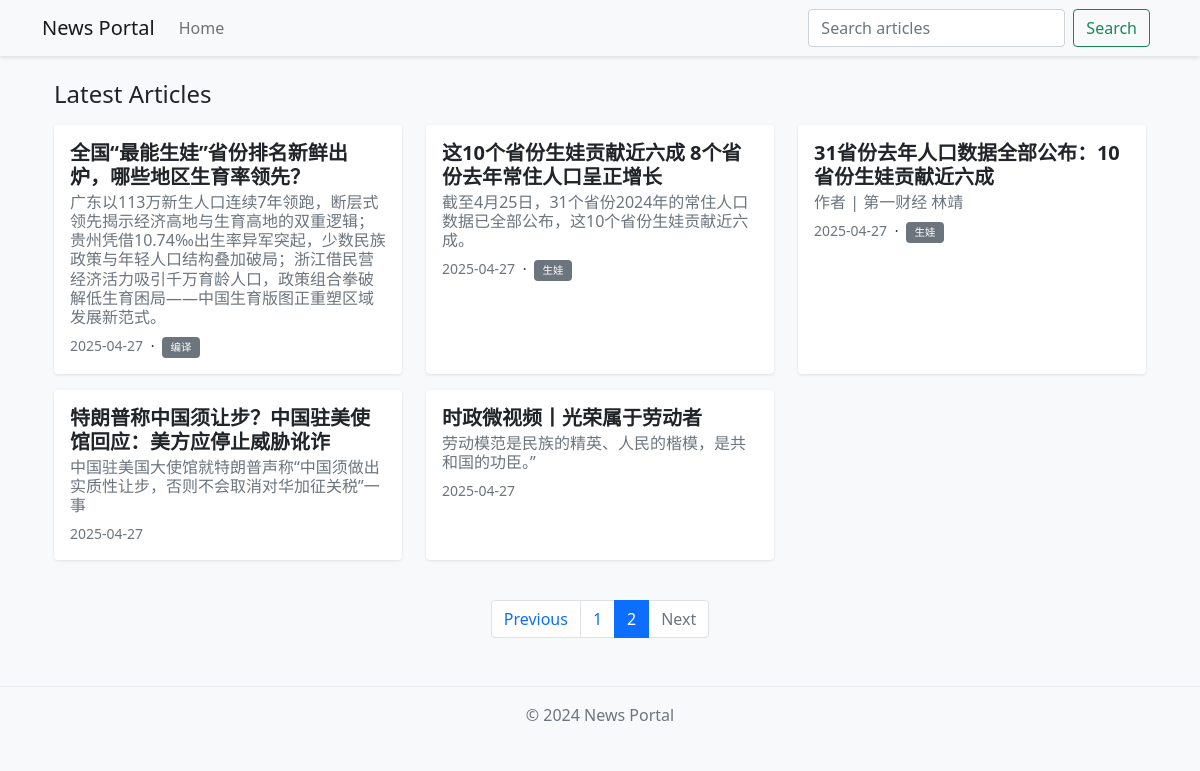
Screenshot of /?page=2 with the database file from the repository.
### app/models.py (models this page shows, shortened)
class Article(db.Model):
    id = db.Column(db.Integer, primary_key=True)
    title = db.Column(db.String(200), nullable=False)
    subtitle = db.Column(db.String(200))
    content = db.Column(db.Text, nullable=False)
    is_published = db.Column(db.Boolean, default=False)
    is_top = db.Column(db.Boolean, default=False)
    is_recommended = db.Column(db.Boolean, default=False)
    created_at = db.Column(db.DateTime, default=datetime.utcnow)
    updated_at = db.Column(
        db.DateTime, default=datetime.utcnow, onupdate=datetime.utcnow
    )
    author_id = db.Column(db.Integer, db.ForeignKey("user.id"))
    tags = db.relationship("Tag", secondary="article_tag", backref="articles")
    images = db.relationship("Image", backref="article", lazy="dynamic")

class Tag(db.Model):
    id = db.Column(db.Integer, primary_key=True)
    name = db.Column(db.String(50), unique=True, nullable=False)
    created_at = db.Column(db.DateTime, default=datetime.utcnow)

### app/main/routes.py (the view)
@bp.route("/")
def index():
    page = request.args.get("page", 1, type=int)
    top_articles = (
        Article.query.filter_by(is_published=True, is_top=True)
        .order_by(Article.created_at.desc())
        .limit(4)
        .all()
    )
    recommended_articles = (
        Article.query.filter_by(is_published=True, is_recommended=True)
        .order_by(Article.created_at.desc())
        .limit(6)
        .all()
    )
    latest_articles = (
        Article.query.filter_by(is_published=True)
        .order_by(Article.created_at.desc())
        .paginate(page=page, per_page=current_app.config["POSTS_PER_PAGE"])
    )
    return render_template(
        "main/index.html",
        top_articles=top_articles,
        recommended_articles=recommended_articles,
        latest_articles=latest_articles.items,
        pagination=latest_articles,
    )

### app/templates/main/index.html (shortened to what this page needs)
{% extends "base.html" %} {% block content %}
<div class="container mt-4">
  <div class="mb-4">
    <h4 class="mb-3">Latest Articles</h4>
    <div class="row">
      {% for article in latest_articles %}
      <div class="col-md-4 mb-3">
        <div
          class="card h-100 text-decoration-none text-dark"
          style="cursor: pointer"
          data-href="{{ url_for('main.article', id=article.id) }}"
        >
          <div class="card-body">
            <h5 class="card-title">
              <a class="text-decoration-none text-dark">
                {{ article.title }}
              </a>
            </h5>
            {% if article.subtitle %}
            <h6 class="card-subtitle mb-2 text-muted">
              {{ article.subtitle }}
            </h6>
            {% endif %}
            <p class="card-text small">
              <span class="text-muted"
                >{{ article.created_at.strftime('%Y-%m-%d') }}</span
              >
              {% if article.tags %}
              <span class="mx-1">·</span>
              {% for tag in article.tags %}
              <a
                href="{{ url_for('main.tag', id=tag.id) }}"
                class="badge bg-secondary text-decoration-none"
                >{{ tag.name }}</a
              >
              {% endfor %} {% endif %}
            </p>
          </div>
        </div>
      </div>
      {% endfor %}
    </div>
    {% if pagination %}
    <nav aria-label="Page navigation" class="mt-4">
      <ul class="pagination justify-content-center">
        {% if pagination.has_prev %}
        <li class="page-item">
          <a
            class="page-link"
            href="{{ url_for('main.index', page=pagination.prev_num) }}"
            >Previous</a
          >
        </li>
        {% else %}
        <li class="page-item disabled">
          <span class="page-link">Previous</span>
        </li>
        {% endif %} {% for page in pagination.iter_pages() %} {% if page %} {%
        if page != pagination.page %}
        <li class="page-item">
          <a class="page-link" href="{{ url_for('main.index', page=page) }}"
            >{{ page }}</a
          >
        </li>
        {% else %}
        <li class="page-item active">
          <span class="page-link">{{ page }}</span>
        </li>
        {% endif %} {% else %}
        <li class="page-item disabled">
          <span class="page-link">...</span>
        </li>
        {% endif %} {% endfor %} {% if pagination.has_next %}
        <li class="page-item">
          <a
            class="page-link"
            href="{{ url_for('main.index', page=pagination.next_num) }}"
            >Next</a
          >
        </li>
        {% else %}
        <li class="page-item disabled">
          <span class="page-link">Next</span>
        </li>
        {% endif %}
      </ul>
    </nav>
    {% endif %}
  </div>
</div>
{% endblock %}

### app/static/css/style.css (style rules this page uses)
body { background-color: #f8f9fa; }
.card { border: none; box-shadow: 0 1px 3px rgba(0, 0, 0, 0.1); transition: transform 0.2s; }
.card-title { color: #333; font-weight: 600; }
.card-title a { color: inherit; }
.badge { font-weight: normal; padding: 0.5em 0.8em; }

### rows the page displays
Article: title "全国“最能生娃”省份排名新鲜出炉，哪些地区生育率领先？", subtitle "广东以113万新生人口连续7年领跑，断层式领先揭示经济高地与生育高地的双重逻辑；贵州凭借10.74‰出生率异军突起，少数民族政策与年轻人口结构叠加破局；浙江借民营经济活力吸引千万育龄人口，政策组合拳破解低生育困局——中国生育版图正重塑区域发展新范式。", created_at "2025-04-27"
Tag: name "编译"
Article: title "这10个省份生娃贡献近六成 8个省份去年常住人口呈正增长", subtitle "截至4月25日，31个省份2024年的常住人口数据已全部公布，这10个省份生娃贡献近六成。", created_at "2025-04-27"
Tag: name "生娃"
Article: title "31省份去年人口数据全部公布：10省份生娃贡献近六成", subtitle "作者 | 第一财经 林靖", created_at "2025-04-27"
Article: title "特朗普称中国须让步？中国驻美使馆回应：美方应停止威胁讹诈", subtitle "中国驻美国大使馆就特朗普声称“中国须做出实质性让步，否则不会取消对华加征关税”一事", created_at "2025-04-27"
Article: title "时政微视频丨光荣属于劳动者", subtitle "劳动模范是民族的精英、人民的楷模，是共和国的功臣。”", created_at "2025-04-27"

### other values shown
{{ page }} "1"
{{ page }} "2"
